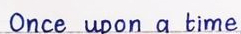
#> input picture Images/1.jpg, 241 x 34 px
$ python -i segmentation.py   (imports and definitions only)
#> lines starting #> are read from the running program, lines starting #| are printed output that depends on the picture; after the words box and inside, x2 and y2 are one past the last pixel; in counts of white or black regions, pixels touching at a corner belong together
import cv2
import numpy as np
import pytesseract
import re

# Cấu hình đường dẫn của Tesseract
pytesseract.pytesseract.tesseract_cmd = r'.\Tesseract-OCR\tesseract.exe'

PATTERN = "[aAàÀảẢãÃáÁạẠăĂằẰẳẲẵẴắẮặẶâÂầẦẩẨẫẪấẤậẬbBcCdDđĐeEèÈẻẺẽẼéÉẹẸêÊềỀểỂễỄếẾệỆfFgGhHiIìÌỉỈĩĨíÍịỊjJkKlLmMnNoOòÒỏỎõÕóÓọỌôÔồỒổỔỗỖốỐộỘơƠờỜởỞỡỠớỚợỢpPqQrRsStTuUùÙủỦũŨúÚụỤưƯừỪửỬữỮứỨựỰvVwWxXyYỳỲỷỶỹỸýÝỵỴzZ0123456789]"

def ImgHasText(image):
    # Làm mờ ảnh bằng Gaussian Blur
    image = cv2.GaussianBlur(image, (5, 5), 0)
    # Sử dụng phát hiện biên Canny để tạo ra hình ảnh biên
    edged = cv2.Canny(image, 30, 100)
    found = False
    # Sử dụng Tesseract để trích xuất văn bản từ hình ảnh biên
    text = pytesseract.image_to_string(edged, lang='eng', config='--psm 7')
    # So khớp với biểu thức chính quy để xác định xem văn bản được trích xuất có chứa các ký tự từ PATTERN hay không
    regex = re.compile(PATTERN)
    if regex.search(text):
        found = True
    return found

def showImg(img):
    cv2.imshow("img", img)
    cv2.waitKey(0)

def thresholding(image):
    # Chuyển đổi ảnh màu sang thang độ xám
    img_gray = cv2.cvtColor(image, cv2.COLOR_BGR2GRAY)
    # Áp dụng ngưỡng nhị phân để chuyển đổi ảnh thành ảnh nhị phân
    ret, thresh = cv2.threshold(img_gray, 100, 300, cv2.THRESH_BINARY_INV)
    return thresh

def line_segmentation(img):
    # Chuyển đổi ảnh sang không gian màu RGB
    img = cv2.cvtColor(img, cv2.COLOR_BGR2RGB)

    h, w, c = img.shape

    # Thực hiện việc resize ảnh nếu cần thiết để giảm kích thước
    if w > 1000:
        new_w = 1000
        ar = w/h
        new_h = int(new_w/ar)
        img = cv2.resize(img, (new_w, new_h), interpolation = cv2.INTER_AREA)

    thresh_img = thresholding(img)

    # Áp dụng phép chập dilate để tăng độ dày của vật thể
    kernel = np.ones((20, 150), np.uint8)
    dilated = cv2.dilate(thresh_img, kernel, iterations = 1)

    # Tìm các đường viền
    (contours, heirachy) = cv2.findContours(dilated.copy(), cv2.RETR_EXTERNAL, cv2.CHAIN_APPROX_TC89_KCOS)

    # Sắp xếp các đường viền theo chiều dọc
    sorted_contours_lines = sorted(contours, key = lambda ctr : cv2.boundingRect(ctr)[1])
    img2 = img.copy()

    segments = []
    # Duyệt qua các đường viền đã sắp xếp
    for ctr in sorted_contours_lines:
        x, y, w, h = cv2.boundingRect(ctr)
        segment = img2[y:y+h, x:x+w]
        segment_gray = cv2.cvtColor(segment, cv2.COLOR_BGR2GRAY)
        # Kiểm tra xem đoạn văn bản có chứa văn bản hay không
        if h > 50:
            if ImgHasText(segment_gray):
                # Đánh dấu đoạn văn bản được phát hiện bằng hình chữ nhật màu xanh lá cây
                cv2.rectangle(img, (x, y), (x+w, y+h), (40, 100, 250), 2)
                segments.append(segment_gray)

    segments.insert(0, img)
    return segments

# [2 lines not run here, left out]

>>> import cv2
>>> picture = cv2.imread('Images/1.jpg')
#> picture is the input picture: shape (34, 241, 3); mean B, G, R 224.3, 214.9, 217.3
>>> result = line_segmentation(picture)
#> in thresholding, `img_gray = cv2.cvtColor(image, cv2.COLOR_BGR2GRAY)`:
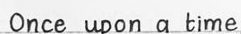
#> img_gray: shape (34, 241); min 13, max 255, mean 218.1
#> in thresholding, `ret, thresh = cv2.threshold(img_gray, 100, 300, cv2.THRESH_BINARY_INV)`:
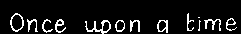
#> thresh: shape (34, 241); 8.8% white in thin lines or dots, all inside (x1, y1, x2, y2) = (10, 13, 237, 34)
#> in line_segmentation, `dilated = cv2.dilate(thresh_img, kernel, iterations = 1)`:
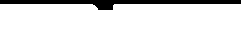
#> dilated: shape (34, 241); 87% white; 1 black region
#> in line_segmentation, `(contours, heirachy) = cv2.findContours(dilated.copy(), cv2.RETR_EXTER..`: contours = 1 contour; box (x1, y1, x2, y2) and area: (0, 4, 241, 34) 6800
#> in line_segmentation, `sorted_contours_lines = sorted(contours, key = lambda ctr : cv2.boundi..`: sorted_contours_lines has the same summary as contours
#> the loop in line_segmentation, `for ctr in sorted_contours_lines:` made 1 pass
#> (x, y, w, h) on pass 1: (0, 4, 241, 30)
#> pass 1, in line_segmentation, `segment = img2[y:y+h, x:x+w]`:
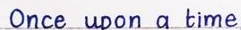
#> segment: shape (30, 241, 3); mean R, G, B 213.6, 211.2, 221.7
#> pass 1, in line_segmentation, `segment_gray = cv2.cvtColor(segment, cv2.COLOR_BGR2GRAY)`:
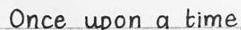
#> segment_gray: shape (30, 241); min 13, max 255, mean 214.7
#> after the loop in line_segmentation, `for ctr in sorted_contours_lines:`: segments = []
#> result = 1 item
